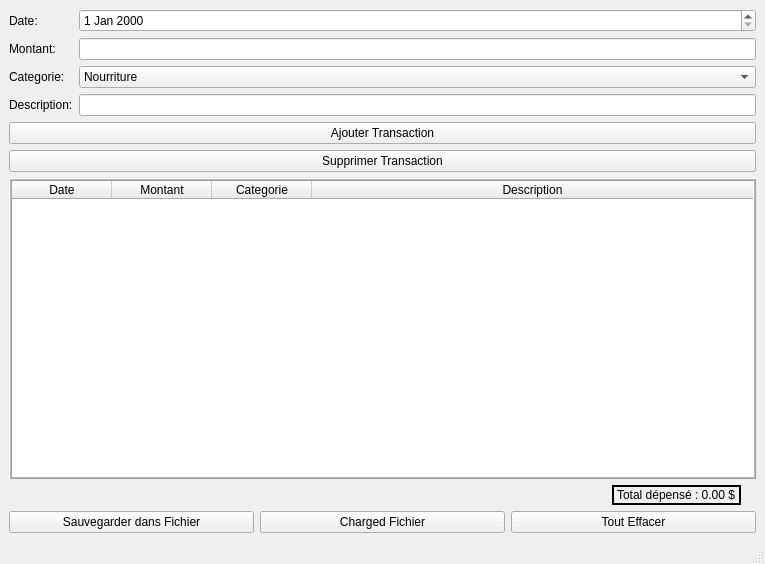
<?xml version="1.0" encoding="UTF-8"?>
<ui version="4.0">
 <class>MainWindow</class>
 <widget class="QMainWindow" name="MainWindow">
  <property name="geometry">
   <rect>
    <x>0</x>
    <y>0</y>
    <width>765</width>
    <height>564</height>
   </rect>
  </property>
  <property name="windowTitle">
   <string>MainWindow</string>
  </property>
  <widget class="QWidget" name="centralwidget">
   <layout class="QVBoxLayout" name="verticalLayout">
    <item>
     <layout class="QFormLayout" name="formLayout">
      <item row="0" column="0">
       <widget class="QLabel" name="label">
        <property name="text">
         <string>Date:</string>
        </property>
       </widget>
      </item>
      <item row="2" column="0">
       <widget class="QLabel" name="label_2">
        <property name="text">
         <string>Categorie:</string>
        </property>
       </widget>
      </item>
      <item row="0" column="1">
       <widget class="QDateEdit" name="dateEdit"/>
      </item>
      <item row="1" column="0">
       <widget class="QLabel" name="label_3">
        <property name="text">
         <string>Montant:</string>
        </property>
       </widget>
      </item>
      <item row="1" column="1">
       <widget class="QLineEdit" name="montantEdit"/>
      </item>
      <item row="2" column="1">
       <widget class="QComboBox" name="comboBox">
        <item>
         <property name="text">
          <string>Nourriture</string>
         </property>
        </item>
        <item>
         <property name="text">
          <string>Utilités</string>
         </property>
        </item>
        <item>
         <property name="text">
          <string>Loisirs</string>
         </property>
        </item>
        <item>
         <property name="text">
          <string>Transport</string>
         </property>
        </item>
        <item>
         <property name="text">
          <string>Autres</string>
         </property>
        </item>
       </widget>
      </item>
      <item row="3" column="0">
       <widget class="QLabel" name="label_4">
        <property name="text">
         <string>Description:</string>
        </property>
       </widget>
      </item>
      <item row="3" column="1">
       <widget class="QLineEdit" name="descriptionEdit"/>
      </item>
     </layout>
    </item>
    <item>
     <widget class="QPushButton" name="ajouterButton">
      <property name="text">
       <string>Ajouter Transaction</string>
      </property>
     </widget>
    </item>
    <item>
     <layout class="QHBoxLayout" name="horizontalLayout_2">
      <item>
       <widget class="QPushButton" name="supprimerButton">
        <property name="text">
         <string>Supprimer Transaction</string>
        </property>
       </widget>
      </item>
     </layout>
    </item>
    <item>
     <widget class="QTableWidget" name="transactionsTable">
      <property name="frameShape">
       <enum>QFrame::Shape::Box</enum>
      </property>
      <property name="frameShadow">
       <enum>QFrame::Shadow::Raised</enum>
      </property>
      <property name="lineWidth">
       <number>1</number>
      </property>
      <property name="midLineWidth">
       <number>1</number>
      </property>
      <attribute name="horizontalHeaderStretchLastSection">
       <bool>true</bool>
      </attribute>
      <attribute name="verticalHeaderStretchLastSection">
       <bool>false</bool>
      </attribute>
      <column>
       <property name="text">
        <string>Date</string>
       </property>
      </column>
      <column>
       <property name="text">
        <string>Montant</string>
       </property>
      </column>
      <column>
       <property name="text">
        <string>Categorie</string>
       </property>
      </column>
      <column>
       <property name="text">
        <string>Description</string>
       </property>
      </column>
     </widget>
    </item>
    <item>
     <layout class="QHBoxLayout" name="horizontalLayout">
      <property name="spacing">
       <number>6</number>
      </property>
      <property name="rightMargin">
       <number>15</number>
      </property>
      <item>
       <spacer name="horizontalSpacer">
        <property name="orientation">
         <enum>Qt::Orientation::Horizontal</enum>
        </property>
        <property name="sizeHint" stdset="0">
         <size>
          <width>40</width>
          <height>20</height>
         </size>
        </property>
       </spacer>
      </item>
      <item>
       <widget class="QLabel" name="totalLabel">
        <property name="frameShape">
         <enum>QFrame::Shape::Box</enum>
        </property>
        <property name="lineWidth">
         <number>2</number>
        </property>
        <property name="text">
         <string>Total dépensé : 0.00 $</string>
        </property>
        <property name="scaledContents">
         <bool>true</bool>
        </property>
        <property name="margin">
         <number>2</number>
        </property>
       </widget>
      </item>
     </layout>
    </item>
    <item>
     <layout class="QHBoxLayout" name="horizontalLayout_4">
      <item>
       <widget class="QPushButton" name="sauvegarderButton">
        <property name="text">
         <string>Sauvegarder dans Fichier</string>
        </property>
       </widget>
      </item>
      <item>
       <widget class="QPushButton" name="chargerButton">
        <property name="text">
         <string>Charged Fichier</string>
        </property>
       </widget>
      </item>
      <item>
       <widget class="QPushButton" name="clearButton">
        <property name="text">
         <string>Tout Effacer</string>
        </property>
       </widget>
      </item>
     </layout>
    </item>
   </layout>
  </widget>
  <widget class="QMenuBar" name="menubar">
   <property name="geometry">
    <rect>
     <x>0</x>
     <y>0</y>
     <width>765</width>
     <height>33</height>
    </rect>
   </property>
  </widget>
  <widget class="QStatusBar" name="statusbar"/>
 </widget>
 <resources/>
 <connections/>
</ui>
